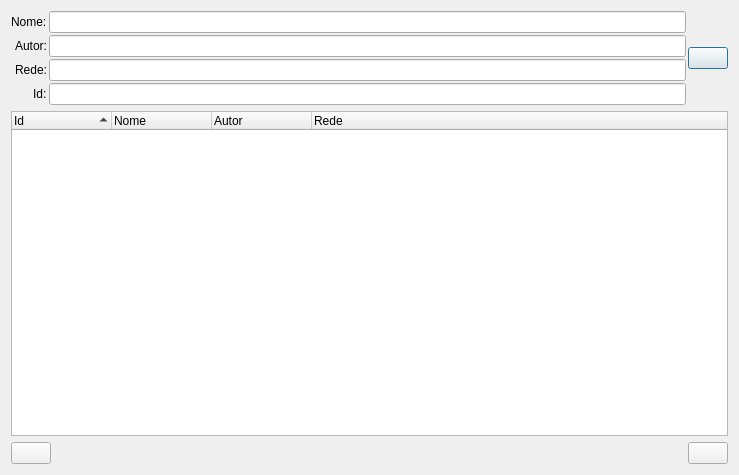
<?xml version="1.0" encoding="UTF-8"?>
<ui version="4.0">
 <class>ViewConsultarNovela</class>
 <widget class="QDialog" name="ViewConsultarNovela">
  <property name="geometry">
   <rect>
    <x>0</x>
    <y>0</y>
    <width>739</width>
    <height>475</height>
   </rect>
  </property>
  <property name="windowTitle">
   <string>Consultar novelas...</string>
  </property>
  <property name="windowIcon">
   <iconset resource="../resource/resource.qrc">
    <normaloff>:/imagens/television.png</normaloff>:/imagens/television.png</iconset>
  </property>
  <layout class="QVBoxLayout" name="verticalLayout_2">
   <item>
    <layout class="QVBoxLayout" name="verticalLayout">
     <item>
      <layout class="QHBoxLayout" name="hltop">
       <property name="spacing">
        <number>2</number>
       </property>
       <item>
        <layout class="QFormLayout" name="formLayout">
         <property name="labelAlignment">
          <set>Qt::AlignRight|Qt::AlignTrailing|Qt::AlignVCenter</set>
         </property>
         <property name="formAlignment">
          <set>Qt::AlignLeading|Qt::AlignLeft|Qt::AlignTop</set>
         </property>
         <item row="0" column="0">
          <widget class="QLabel" name="label">
           <property name="text">
            <string>Nome:</string>
           </property>
          </widget>
         </item>
         <item row="0" column="1">
          <widget class="QLineEdit" name="fieldnome"/>
         </item>
         <item row="1" column="0">
          <widget class="QLabel" name="label_3">
           <property name="text">
            <string>Autor:</string>
           </property>
          </widget>
         </item>
         <item row="3" column="0">
          <widget class="QLabel" name="label_2">
           <property name="text">
            <string>Id:</string>
           </property>
          </widget>
         </item>
         <item row="3" column="1">
          <widget class="QLineEdit" name="fieldidnovela"/>
         </item>
         <item row="2" column="0">
          <widget class="QLabel" name="label_4">
           <property name="text">
            <string>Rede:</string>
           </property>
          </widget>
         </item>
         <item row="1" column="1">
          <widget class="QLineEdit" name="fieldautor"/>
         </item>
         <item row="2" column="1">
          <widget class="QLineEdit" name="fieldrede"/>
         </item>
        </layout>
       </item>
       <item>
        <layout class="QVBoxLayout" name="verticalLayout_3">
         <item>
          <widget class="QPushButton" name="bConsultar">
           <property name="text">
            <string/>
           </property>
           <property name="icon">
            <iconset resource="../resource/resource.qrc">
             <normaloff>:/imagens/lupa.png</normaloff>:/imagens/lupa.png</iconset>
           </property>
          </widget>
         </item>
        </layout>
       </item>
      </layout>
     </item>
     <item>
      <widget class="QTreeWidget" name="table">
       <property name="alternatingRowColors">
        <bool>true</bool>
       </property>
       <property name="selectionMode">
        <enum>QAbstractItemView::SingleSelection</enum>
       </property>
       <property name="rootIsDecorated">
        <bool>true</bool>
       </property>
       <property name="sortingEnabled">
        <bool>true</bool>
       </property>
       <property name="headerHidden">
        <bool>false</bool>
       </property>
       <attribute name="headerShowSortIndicator" stdset="0">
        <bool>true</bool>
       </attribute>
       <column>
        <property name="text">
         <string>Id</string>
        </property>
       </column>
       <column>
        <property name="text">
         <string>Nome</string>
        </property>
       </column>
       <column>
        <property name="text">
         <string>Autor</string>
        </property>
       </column>
       <column>
        <property name="text">
         <string>Rede</string>
        </property>
       </column>
      </widget>
     </item>
     <item>
      <layout class="QHBoxLayout" name="hlbotom">
       <item>
        <widget class="QPushButton" name="bIncluir">
         <property name="toolTip">
          <string>Adicionar</string>
         </property>
         <property name="text">
          <string/>
         </property>
         <property name="icon">
          <iconset resource="../resource/resource.qrc">
           <normaloff>:/imagens/adicacao.png</normaloff>:/imagens/adicacao.png</iconset>
         </property>
        </widget>
       </item>
       <item>
        <spacer name="horizontalSpacer">
         <property name="orientation">
          <enum>Qt::Horizontal</enum>
         </property>
         <property name="sizeHint" stdset="0">
          <size>
           <width>40</width>
           <height>20</height>
          </size>
         </property>
        </spacer>
       </item>
       <item>
        <widget class="QPushButton" name="bFechar">
         <property name="text">
          <string/>
         </property>
         <property name="icon">
          <iconset resource="../resource/resource.qrc">
           <normaloff>:/imagens/exit.png</normaloff>:/imagens/exit.png</iconset>
         </property>
        </widget>
       </item>
      </layout>
     </item>
    </layout>
   </item>
  </layout>
 </widget>
 <resources>
  <include location="../resource/resource.qrc"/>
 </resources>
 <connections/>
</ui>
